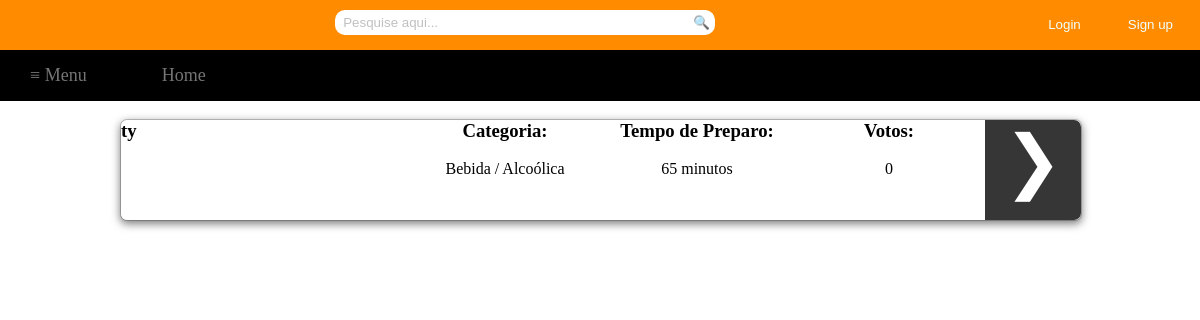
Page /TEX2/Recipes/alcoolica.php on the earlier database version.
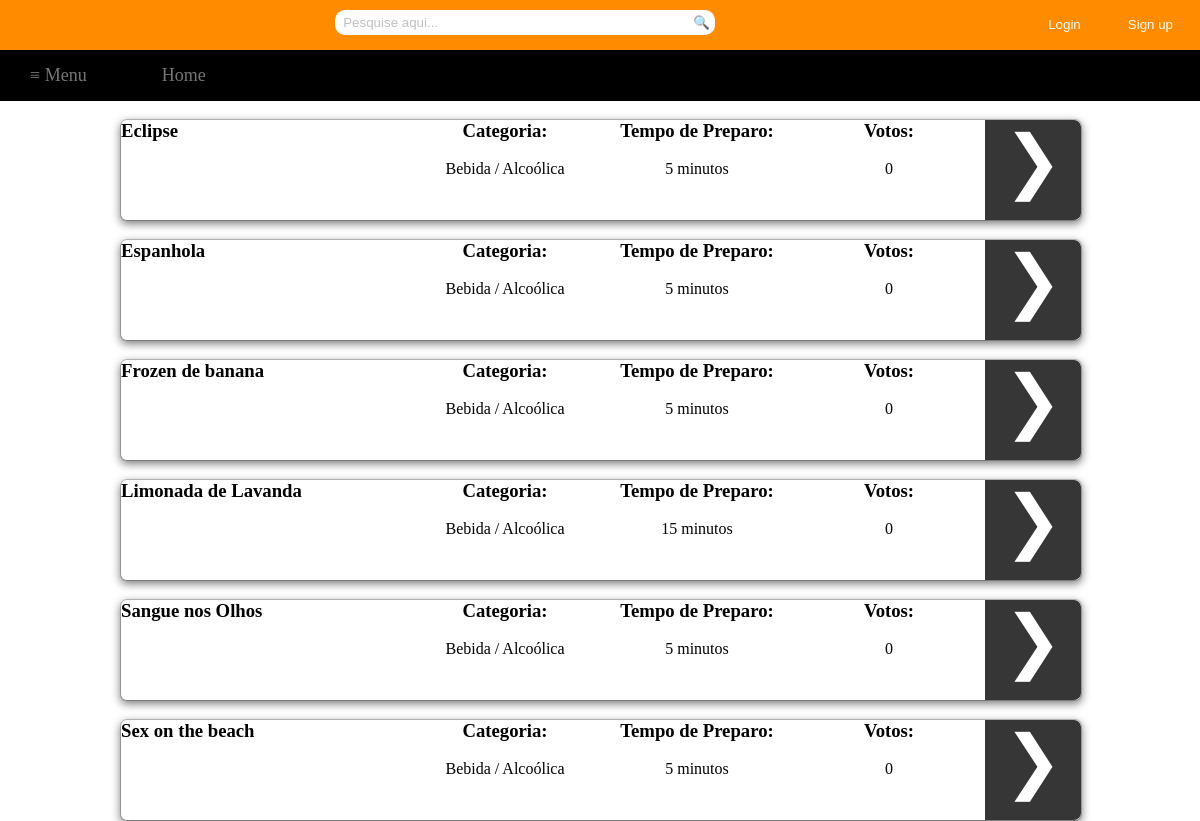
Same page on the later database version.
### tables this page shows
CREATE TABLE `receita` (
  `codReceita` int(11) NOT NULL,
  `nomeReceita` varchar(255) DEFAULT NULL,
  `ingredientes` text,
  `modoPreparo` text,
  `codCategoria` int(11) DEFAULT NULL,
  `codTempo` int(11) DEFAULT NULL,
  `codUsuario` int(11) DEFAULT NULL,
  `totalVotos` int(11) NOT NULL
);

CREATE TABLE `tempo` (
  `codTempo` int(11) NOT NULL,
  `descTempo` varchar(255) DEFAULT NULL
);

### TEX2/Recipes/alcoolica.php (the view, shortened to what this page needs)
<html>
	<head>
		<link rel="stylesheet" type="text/css" href="../Style/style.css">
		<link rel="stylesheet" type="text/css" href="../Style/receitas.css">
	</head>
	<body>
		<div id="container">
			<div id="topbar">
				<?php
					if(!empty($_COOKIE['login']))
					{
						$name=$_COOKIE['login'];
						echo "<div id='sair'><input type='button' value='Sair' name='sair' onclick='location.href=&quot;../logout.php&quot;'/></div>";
						echo "<div id='bem-vindo'>Seja bem-vindo, $name</div>";
					}
					else
					{
						echo "<div id='btn2'><input type='button' value='Sign up' name='modal' href='#dialog2'/></div> ";
						echo "<div id='btn'><input type='button' value='Login' href='#dialog1' name='modal' /></div>";
					}
				?>
				<div id="search">
					<form method="post" action="../pesquisa.php">
						<div>
							<input type="search" class="searchbox" name="pesquisa" placeholder="  Pesquise aqui...">
							<a href="#">
								<button type="submit" name="submit" class="searchbox1">&#x1f50d;</button>
							</a>
						</div>
					</form>
				</div>
			</div>
			<div id="navbar">
				<?php
					if(!empty($_COOKIE['login']))
					{
						echo "<nav class='drop'>";
						echo "	<ul class='drop1'>";
						echo "	    <li class='dropMain'>";
						echo "	        <a href='#'>&#8801; Menu</a>";
						echo "	        <ul class='drop2'>";
						echo "	            <li>";
						echo "	            	<a href='doces.php'>Doces</a>";
						echo "	            </li>";
						echo "	            <li>";
						echo "	            	<a href='salgados.php'>Salgados</a>";
						echo "	            </li>";
						echo "	            <li>";
						echo "	            	<a href='saladas.php'>Saladas</a>";
						echo "	            </li>";
						echo "	            <li>";
						echo "	            	<a href='alcoolica.php'>Bebidas alcoólicas</a>";
						echo "	            </li>";
						echo "	            <li>";
						echo "	            	<a href='nAlcoolica.php'>Bebidas não alcoólicas</a>";
						echo "	            </li>";
						echo "	            <li>";
						echo "	            	<a href='rapidas.php'>Receitas rápidas(até 30 min)</a>";
						echo "	            </li>";
						echo "	            <li>";
						echo "	            	<a href='../visualizarReceitas.php'>Todas as receitas</a>";
						echo "	            </li>";
						echo "	        </ul>";
						echo "	    </li>";
						echo "		<li class='dropMain'>";
						echo "	        <a href='../index.php'>Home</a>";
						echo "	    </li>";
						echo "	    <li class='dropMain'>";
						echo "	        <a href='../receita.php'>Cadastrar Receita</a>";
						echo "	    </li>";
						echo "	    <li class='dropMain'>";
						echo "	        <a href='../viewReceitasCadastrado.php'>Minhas Receitas</a>";
						echo "	    </li>";
						echo "	</ul>";
						echo "</nav>";
					}
					else
					{
						echo "<nav class='drop'>";
						echo "	<ul class='drop1'>";
						echo "	    <li class='dropMain'>";
						echo "	        <a href='#'>&#8801; Menu</a>";
						echo "	    </li>";
						echo "		<li class='dropMain'>";
						echo "	        <a href='../index.php'>Home</a>";
						echo "	    </li>";
						echo "	</ul>";
						echo "</nav>";
					}
				?>
			</div>
			<div id="main">
				<div id="column_left">
				</div>
				<div id="column_center">
					<?php
						include('../includes/conn.php');
						$query1=mysqli_query($conn,"SELECT codReceita, nomeReceita, totalVotos FROM receita WHERE codCategoria LIKE 3 ORDER BY totalVotos desc, nomeReceita asc; ");
						while($query2=mysqli_fetch_array($query1))
						{
							echo "<br /><div id='box'>";
							echo "<div id='left'><h3>".$query2['nomeReceita']."</h3></div>";
							$sql = "SELECT categoria.descCategoria FROM categoria, receita WHERE categoria.codCategoria=receita.codCategoria AND codReceita LIKE ".$query2['codReceita'].";";
							$result = mysqli_query($conn,$sql);
							while ($row = mysqli_fetch_array($result))
							{
								echo "<div id='center1'><center><h3>Categoria:</h3><br />".$row['descCategoria']."</center></div>";
							}
							$sql = "SELECT tempo.descTempo FROM tempo, receita WHERE tempo.codTempo=receita.codTempo AND codReceita LIKE ".$query2['codReceita'].";";
							$result = mysqli_query($conn,$sql);
							while ($row = mysqli_fetch_array($result))
							{
								echo "<div id='center2'><center><h3>Tempo de Preparo:</h3><br />".$row['descTempo']."</center></div>";
							}
							echo "<div id='center3'><center><h3>Votos:</h3><br />".$query2['totalVotos']."</center></div>";
							echo "<div id='right'><center><a class='visualizar' value='&#10095;' href='../visualizar.php?codReceita=".$query2['codReceita']."'>&#10095;</a></center></div>";
							echo "</div>";
						}
					?>
				</div>
				<div id="column_right">
				</div>
			</div>
		</div>
	</body>
</html>

Differences in the rows shown:
removed receita: nomeReceita "ty", descCategoria "Bebida / Alcoólica", totalVotos "0"
no longer on this page (row unchanged): tempo: descTempo "65 minutos", shown under "ty"
added receita: nomeReceita "Eclipse", descCategoria "Bebida / Alcoólica", totalVotos "0"
now on this page (row unchanged): tempo: descTempo "5 minutos"
added receita: nomeReceita "Espanhola", descCategoria "Bebida / Alcoólica", totalVotos "0"
added receita: nomeReceita "Frozen de banana", descCategoria "Bebida / Alcoólica", totalVotos "0"
added receita: nomeReceita "Limonada de Lavanda", descCategoria "Bebida / Alcoólica", totalVotos "0"
now on this page (row unchanged): tempo: descTempo "15 minutos", shown under "Limonada de Lavanda"
added receita: nomeReceita "Sangue nos Olhos", descCategoria "Bebida / Alcoólica", totalVotos "0"
added receita: nomeReceita "Sex on the beach", descCategoria "Bebida / Alcoólica", totalVotos "0"
